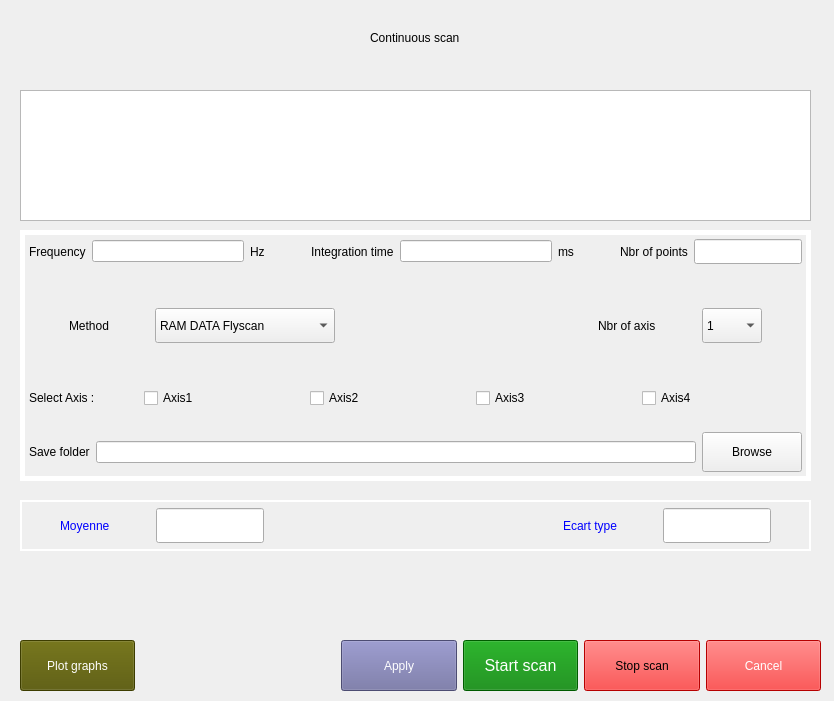
<?xml version="1.0" encoding="UTF-8"?>
<ui version="4.0">
 <class>FlyscanForm</class>
 <widget class="QWidget" name="FlyscanForm">
  <property name="geometry">
   <rect>
    <x>0</x>
    <y>0</y>
    <width>834</width>
    <height>701</height>
   </rect>
  </property>
  <property name="windowTitle">
   <string>Flyscan</string>
  </property>
  <property name="windowIcon">
   <iconset resource="ressources.qrc">
    <normaloff>:/images/flyscan.png</normaloff>:/images/flyscan.png</iconset>
  </property>
  <property name="styleSheet">
   <string notr="true">QLabel{
font: 75 14pt &quot;MS Shell Dlg 2&quot;;
}
QComboBox{
font: 75 12pt &quot;MS Shell Dlg 2&quot;;
border-radius:5px;
}
QPushButton, QToolButton{
font: 75 12pt &quot;MS Shell Dlg 2&quot;;
border: 2px solid gray;
padding: 0 8px;
border-radius:10px;
text-align: center;
}
background-image: url(:/images/system.png);</string>
  </property>
  <widget class="QWidget" name="SettingsForm" native="true">
   <property name="geometry">
    <rect>
     <x>20</x>
     <y>230</y>
     <width>791</width>
     <height>251</height>
    </rect>
   </property>
   <property name="styleSheet">
    <string notr="true">#SettingsForm{
border: 5px solid;
border-color: white;
}</string>
   </property>
   <layout class="QVBoxLayout" name="verticalLayout">
    <item>
     <widget class="QWidget" name="horizontalWidget_2" native="true">
      <property name="styleSheet">
       <string notr="true">font: 75 12pt &quot;MS Shell Dlg 2&quot;;</string>
      </property>
      <layout class="QHBoxLayout" name="horizontalLayout_2">
       <item>
        <widget class="QLabel" name="label_2">
         <property name="styleSheet">
          <string notr="true">QLabel{
font: 75 14pt &quot;MS Shell Dlg 2&quot;;
}</string>
         </property>
         <property name="text">
          <string>Frequency</string>
         </property>
        </widget>
       </item>
       <item>
        <widget class="QLineEdit" name="lineEdit"/>
       </item>
       <item>
        <widget class="QLabel" name="label_6">
         <property name="styleSheet">
          <string notr="true">font: 75 10pt &quot;MS Shell Dlg 2&quot;;</string>
         </property>
         <property name="text">
          <string>Hz</string>
         </property>
        </widget>
       </item>
       <item>
        <spacer name="horizontalSpacer">
         <property name="orientation">
          <enum>Qt::Horizontal</enum>
         </property>
         <property name="sizeType">
          <enum>QSizePolicy::Fixed</enum>
         </property>
         <property name="sizeHint" stdset="0">
          <size>
           <width>40</width>
           <height>20</height>
          </size>
         </property>
        </spacer>
       </item>
       <item>
        <widget class="QLabel" name="label_3">
         <property name="styleSheet">
          <string notr="true">QLabel{
font: 75 14pt &quot;MS Shell Dlg 2&quot;;
}</string>
         </property>
         <property name="text">
          <string>Integration time</string>
         </property>
        </widget>
       </item>
       <item>
        <widget class="QLineEdit" name="lineEdit_2"/>
       </item>
       <item>
        <widget class="QLabel" name="label_7">
         <property name="styleSheet">
          <string notr="true">font: 75 10pt &quot;MS Shell Dlg 2&quot;;</string>
         </property>
         <property name="text">
          <string>ms</string>
         </property>
        </widget>
       </item>
       <item>
        <spacer name="horizontalSpacer_2">
         <property name="orientation">
          <enum>Qt::Horizontal</enum>
         </property>
         <property name="sizeType">
          <enum>QSizePolicy::Fixed</enum>
         </property>
         <property name="sizeHint" stdset="0">
          <size>
           <width>40</width>
           <height>20</height>
          </size>
         </property>
        </spacer>
       </item>
       <item>
        <widget class="QLabel" name="label_4">
         <property name="styleSheet">
          <string notr="true">QLabel{
font: 75 14pt &quot;MS Shell Dlg 2&quot;;
}</string>
         </property>
         <property name="text">
          <string>Nbr of points</string>
         </property>
        </widget>
       </item>
       <item>
        <widget class="QLineEdit" name="lineEdit_3">
         <property name="sizePolicy">
          <sizepolicy hsizetype="Minimum" vsizetype="Fixed">
           <horstretch>0</horstretch>
           <verstretch>0</verstretch>
          </sizepolicy>
         </property>
         <property name="minimumSize">
          <size>
           <width>100</width>
           <height>25</height>
          </size>
         </property>
        </widget>
       </item>
      </layout>
     </widget>
    </item>
    <item>
     <widget class="QWidget" name="horizontalWidget_2" native="true">
      <property name="sizePolicy">
       <sizepolicy hsizetype="Expanding" vsizetype="Expanding">
        <horstretch>0</horstretch>
        <verstretch>0</verstretch>
       </sizepolicy>
      </property>
      <layout class="QHBoxLayout" name="horizontalLayout_6">
       <item>
        <spacer name="horizontalSpacer_13">
         <property name="orientation">
          <enum>Qt::Horizontal</enum>
         </property>
         <property name="sizeType">
          <enum>QSizePolicy::Fixed</enum>
         </property>
         <property name="sizeHint" stdset="0">
          <size>
           <width>40</width>
           <height>20</height>
          </size>
         </property>
        </spacer>
       </item>
       <item>
        <widget class="QLabel" name="label_9">
         <property name="sizePolicy">
          <sizepolicy hsizetype="Fixed" vsizetype="Preferred">
           <horstretch>0</horstretch>
           <verstretch>0</verstretch>
          </sizepolicy>
         </property>
         <property name="styleSheet">
          <string notr="true"/>
         </property>
         <property name="text">
          <string>Method</string>
         </property>
        </widget>
       </item>
       <item>
        <spacer name="horizontalSpacer_7">
         <property name="orientation">
          <enum>Qt::Horizontal</enum>
         </property>
         <property name="sizeType">
          <enum>QSizePolicy::Fixed</enum>
         </property>
         <property name="sizeHint" stdset="0">
          <size>
           <width>40</width>
           <height>20</height>
          </size>
         </property>
        </spacer>
       </item>
       <item>
        <widget class="QComboBox" name="comboBox">
         <property name="sizePolicy">
          <sizepolicy hsizetype="Fixed" vsizetype="Fixed">
           <horstretch>0</horstretch>
           <verstretch>0</verstretch>
          </sizepolicy>
         </property>
         <property name="minimumSize">
          <size>
           <width>180</width>
           <height>35</height>
          </size>
         </property>
         <item>
          <property name="text">
           <string>RAM DATA Flyscan</string>
          </property>
         </item>
         <item>
          <property name="text">
           <string>FIFO Flyscan</string>
          </property>
         </item>
        </widget>
       </item>
       <item>
        <spacer name="horizontalSpacer_6">
         <property name="orientation">
          <enum>Qt::Horizontal</enum>
         </property>
         <property name="sizeType">
          <enum>QSizePolicy::Expanding</enum>
         </property>
         <property name="sizeHint" stdset="0">
          <size>
           <width>80</width>
           <height>20</height>
          </size>
         </property>
        </spacer>
       </item>
       <item>
        <widget class="QLabel" name="label_11">
         <property name="sizePolicy">
          <sizepolicy hsizetype="Fixed" vsizetype="Fixed">
           <horstretch>0</horstretch>
           <verstretch>0</verstretch>
          </sizepolicy>
         </property>
         <property name="styleSheet">
          <string notr="true"/>
         </property>
         <property name="text">
          <string>Nbr of axis</string>
         </property>
        </widget>
       </item>
       <item>
        <spacer name="horizontalSpacer_5">
         <property name="orientation">
          <enum>Qt::Horizontal</enum>
         </property>
         <property name="sizeType">
          <enum>QSizePolicy::Fixed</enum>
         </property>
         <property name="sizeHint" stdset="0">
          <size>
           <width>40</width>
           <height>20</height>
          </size>
         </property>
        </spacer>
       </item>
       <item>
        <widget class="QComboBox" name="comboBox_2">
         <property name="sizePolicy">
          <sizepolicy hsizetype="Fixed" vsizetype="Fixed">
           <horstretch>0</horstretch>
           <verstretch>0</verstretch>
          </sizepolicy>
         </property>
         <property name="minimumSize">
          <size>
           <width>60</width>
           <height>35</height>
          </size>
         </property>
         <item>
          <property name="text">
           <string>1</string>
          </property>
         </item>
         <item>
          <property name="text">
           <string>2</string>
          </property>
         </item>
         <item>
          <property name="text">
           <string>3</string>
          </property>
         </item>
         <item>
          <property name="text">
           <string>4</string>
          </property>
         </item>
        </widget>
       </item>
       <item>
        <spacer name="horizontalSpacer_14">
         <property name="orientation">
          <enum>Qt::Horizontal</enum>
         </property>
         <property name="sizeType">
          <enum>QSizePolicy::Fixed</enum>
         </property>
         <property name="sizeHint" stdset="0">
          <size>
           <width>40</width>
           <height>20</height>
          </size>
         </property>
        </spacer>
       </item>
      </layout>
     </widget>
    </item>
    <item>
     <widget class="QWidget" name="horizontalWidget_3" native="true">
      <property name="styleSheet">
       <string notr="true">font: 75 12pt &quot;MS Shell Dlg 2&quot;;</string>
      </property>
      <layout class="QHBoxLayout" name="horizontalLayout_3">
       <item>
        <widget class="QLabel" name="label_5">
         <property name="sizePolicy">
          <sizepolicy hsizetype="Fixed" vsizetype="Preferred">
           <horstretch>0</horstretch>
           <verstretch>0</verstretch>
          </sizepolicy>
         </property>
         <property name="styleSheet">
          <string notr="true">QLabel{
font: 75 14pt &quot;MS Shell Dlg 2&quot;;
}</string>
         </property>
         <property name="text">
          <string>Select Axis : </string>
         </property>
        </widget>
       </item>
       <item>
        <spacer name="horizontalSpacer_3">
         <property name="orientation">
          <enum>Qt::Horizontal</enum>
         </property>
         <property name="sizeType">
          <enum>QSizePolicy::Fixed</enum>
         </property>
         <property name="sizeHint" stdset="0">
          <size>
           <width>40</width>
           <height>20</height>
          </size>
         </property>
        </spacer>
       </item>
       <item>
        <widget class="QCheckBox" name="checkBox">
         <property name="text">
          <string>Axis1</string>
         </property>
        </widget>
       </item>
       <item>
        <widget class="QCheckBox" name="checkBox_3">
         <property name="text">
          <string>Axis2</string>
         </property>
        </widget>
       </item>
       <item>
        <widget class="QCheckBox" name="checkBox_2">
         <property name="text">
          <string>Axis3</string>
         </property>
        </widget>
       </item>
       <item>
        <widget class="QCheckBox" name="checkBox_4">
         <property name="text">
          <string>Axis4</string>
         </property>
        </widget>
       </item>
      </layout>
     </widget>
    </item>
    <item>
     <widget class="QWidget" name="horizontalWidget_4" native="true">
      <property name="styleSheet">
       <string notr="true">font: 75 12pt &quot;MS Shell Dlg 2&quot;;</string>
      </property>
      <layout class="QHBoxLayout" name="horizontalLayout_4">
       <item>
        <widget class="QLabel" name="label_8">
         <property name="styleSheet">
          <string notr="true">QLabel{
font: 75 14pt &quot;MS Shell Dlg 2&quot;;
}</string>
         </property>
         <property name="text">
          <string>Save folder</string>
         </property>
        </widget>
       </item>
       <item>
        <widget class="QLineEdit" name="lineEdit_4"/>
       </item>
       <item>
        <widget class="QPushButton" name="pushButton">
         <property name="sizePolicy">
          <sizepolicy hsizetype="Fixed" vsizetype="Fixed">
           <horstretch>0</horstretch>
           <verstretch>0</verstretch>
          </sizepolicy>
         </property>
         <property name="minimumSize">
          <size>
           <width>100</width>
           <height>40</height>
          </size>
         </property>
         <property name="text">
          <string>Browse</string>
         </property>
        </widget>
       </item>
      </layout>
     </widget>
    </item>
   </layout>
  </widget>
  <widget class="QListView" name="listView">
   <property name="geometry">
    <rect>
     <x>20</x>
     <y>90</y>
     <width>791</width>
     <height>131</height>
    </rect>
   </property>
  </widget>
  <widget class="QWidget" name="ButtonForm" native="true">
   <property name="geometry">
    <rect>
     <x>20</x>
     <y>640</y>
     <width>801</width>
     <height>51</height>
    </rect>
   </property>
   <property name="styleSheet">
    <string notr="true">font: 75 12pt &quot;MS Shell Dlg 2&quot;;</string>
   </property>
   <layout class="QHBoxLayout" name="horizontalLayout_5">
    <item>
     <widget class="QPushButton" name="pushButton_6">
      <property name="sizePolicy">
       <sizepolicy hsizetype="Expanding" vsizetype="Expanding">
        <horstretch>0</horstretch>
        <verstretch>0</verstretch>
       </sizepolicy>
      </property>
      <property name="styleSheet">
       <string notr="true">font: 75 12pt &quot;MS Shell Dlg 2&quot;;
background:rgb(85, 85, 0);
color: white;</string>
      </property>
      <property name="text">
       <string>Plot graphs</string>
      </property>
     </widget>
    </item>
    <item>
     <spacer name="horizontalSpacer_4">
      <property name="orientation">
       <enum>Qt::Horizontal</enum>
      </property>
      <property name="sizeType">
       <enum>QSizePolicy::Fixed</enum>
      </property>
      <property name="sizeHint" stdset="0">
       <size>
        <width>200</width>
        <height>20</height>
       </size>
      </property>
     </spacer>
    </item>
    <item>
     <widget class="QPushButton" name="pushButton_2">
      <property name="sizePolicy">
       <sizepolicy hsizetype="Expanding" vsizetype="Expanding">
        <horstretch>0</horstretch>
        <verstretch>0</verstretch>
       </sizepolicy>
      </property>
      <property name="styleSheet">
       <string notr="true">background: rgb(107, 107, 159);
color: white;</string>
      </property>
      <property name="text">
       <string>Apply</string>
      </property>
     </widget>
    </item>
    <item>
     <widget class="QPushButton" name="StartButton">
      <property name="sizePolicy">
       <sizepolicy hsizetype="Expanding" vsizetype="Expanding">
        <horstretch>0</horstretch>
        <verstretch>0</verstretch>
       </sizepolicy>
      </property>
      <property name="font">
       <font>
        <family>MS Shell Dlg 2</family>
        <pointsize>12</pointsize>
        <weight>9</weight>
        <italic>false</italic>
        <bold>false</bold>
        <kerning>true</kerning>
       </font>
      </property>
      <property name="styleSheet">
       <string notr="true">background:green;
color: white;</string>
      </property>
      <property name="text">
       <string>Start scan</string>
      </property>
     </widget>
    </item>
    <item>
     <widget class="QPushButton" name="pushButton_4">
      <property name="sizePolicy">
       <sizepolicy hsizetype="Expanding" vsizetype="Expanding">
        <horstretch>0</horstretch>
        <verstretch>0</verstretch>
       </sizepolicy>
      </property>
      <property name="styleSheet">
       <string notr="true">background: red;
color: black;</string>
      </property>
      <property name="text">
       <string>Stop scan</string>
      </property>
     </widget>
    </item>
    <item>
     <widget class="QPushButton" name="pushButton_5">
      <property name="sizePolicy">
       <sizepolicy hsizetype="Expanding" vsizetype="Expanding">
        <horstretch>0</horstretch>
        <verstretch>0</verstretch>
       </sizepolicy>
      </property>
      <property name="styleSheet">
       <string notr="true">background:red;
color: white;</string>
      </property>
      <property name="text">
       <string>Cancel</string>
      </property>
     </widget>
    </item>
   </layout>
  </widget>
  <widget class="QWidget" name="horizontalLayoutWidget">
   <property name="geometry">
    <rect>
     <x>10</x>
     <y>20</y>
     <width>811</width>
     <height>35</height>
    </rect>
   </property>
   <layout class="QHBoxLayout" name="horizontalLayout">
    <item>
     <widget class="QLabel" name="label">
      <property name="sizePolicy">
       <sizepolicy hsizetype="Fixed" vsizetype="Preferred">
        <horstretch>0</horstretch>
        <verstretch>0</verstretch>
       </sizepolicy>
      </property>
      <property name="styleSheet">
       <string notr="true">font: 75 20pt &quot;MS Shell Dlg 2&quot;;</string>
      </property>
      <property name="text">
       <string>Continuous scan</string>
      </property>
     </widget>
    </item>
   </layout>
  </widget>
  <widget class="QWidget" name="statForm" native="true">
   <property name="geometry">
    <rect>
     <x>20</x>
     <y>500</y>
     <width>791</width>
     <height>51</height>
    </rect>
   </property>
   <property name="styleSheet">
    <string notr="true">#statForm{
border: 2px solid;
border-color:white;
}</string>
   </property>
   <layout class="QHBoxLayout" name="horizontalLayout_7">
    <item>
     <spacer name="horizontalSpacer_12">
      <property name="orientation">
       <enum>Qt::Horizontal</enum>
      </property>
      <property name="sizeType">
       <enum>QSizePolicy::Fixed</enum>
      </property>
      <property name="sizeHint" stdset="0">
       <size>
        <width>40</width>
        <height>20</height>
       </size>
      </property>
     </spacer>
    </item>
    <item>
     <widget class="QLabel" name="label_10">
      <property name="styleSheet">
       <string notr="true">
color: blue;</string>
      </property>
      <property name="text">
       <string>Moyenne</string>
      </property>
     </widget>
    </item>
    <item>
     <spacer name="horizontalSpacer_9">
      <property name="orientation">
       <enum>Qt::Horizontal</enum>
      </property>
      <property name="sizeType">
       <enum>QSizePolicy::Fixed</enum>
      </property>
      <property name="sizeHint" stdset="0">
       <size>
        <width>40</width>
        <height>20</height>
       </size>
      </property>
     </spacer>
    </item>
    <item>
     <widget class="QLineEdit" name="lineEdit_5">
      <property name="sizePolicy">
       <sizepolicy hsizetype="Fixed" vsizetype="Fixed">
        <horstretch>0</horstretch>
        <verstretch>0</verstretch>
       </sizepolicy>
      </property>
      <property name="minimumSize">
       <size>
        <width>80</width>
        <height>35</height>
       </size>
      </property>
     </widget>
    </item>
    <item>
     <spacer name="horizontalSpacer_8">
      <property name="orientation">
       <enum>Qt::Horizontal</enum>
      </property>
      <property name="sizeType">
       <enum>QSizePolicy::Expanding</enum>
      </property>
      <property name="sizeHint" stdset="0">
       <size>
        <width>40</width>
        <height>20</height>
       </size>
      </property>
     </spacer>
    </item>
    <item>
     <widget class="QLabel" name="label_12">
      <property name="styleSheet">
       <string notr="true">
color: blue;</string>
      </property>
      <property name="text">
       <string>Ecart type</string>
      </property>
     </widget>
    </item>
    <item>
     <spacer name="horizontalSpacer_10">
      <property name="orientation">
       <enum>Qt::Horizontal</enum>
      </property>
      <property name="sizeType">
       <enum>QSizePolicy::Fixed</enum>
      </property>
      <property name="sizeHint" stdset="0">
       <size>
        <width>40</width>
        <height>20</height>
       </size>
      </property>
     </spacer>
    </item>
    <item>
     <widget class="QLineEdit" name="lineEdit_6">
      <property name="sizePolicy">
       <sizepolicy hsizetype="Fixed" vsizetype="Fixed">
        <horstretch>0</horstretch>
        <verstretch>0</verstretch>
       </sizepolicy>
      </property>
      <property name="minimumSize">
       <size>
        <width>80</width>
        <height>35</height>
       </size>
      </property>
     </widget>
    </item>
    <item>
     <spacer name="horizontalSpacer_11">
      <property name="orientation">
       <enum>Qt::Horizontal</enum>
      </property>
      <property name="sizeType">
       <enum>QSizePolicy::Fixed</enum>
      </property>
      <property name="sizeHint" stdset="0">
       <size>
        <width>40</width>
        <height>20</height>
       </size>
      </property>
     </spacer>
    </item>
   </layout>
  </widget>
 </widget>
 <resources>
  <include location="ressources.qrc"/>
 </resources>
 <connections/>
</ui>
